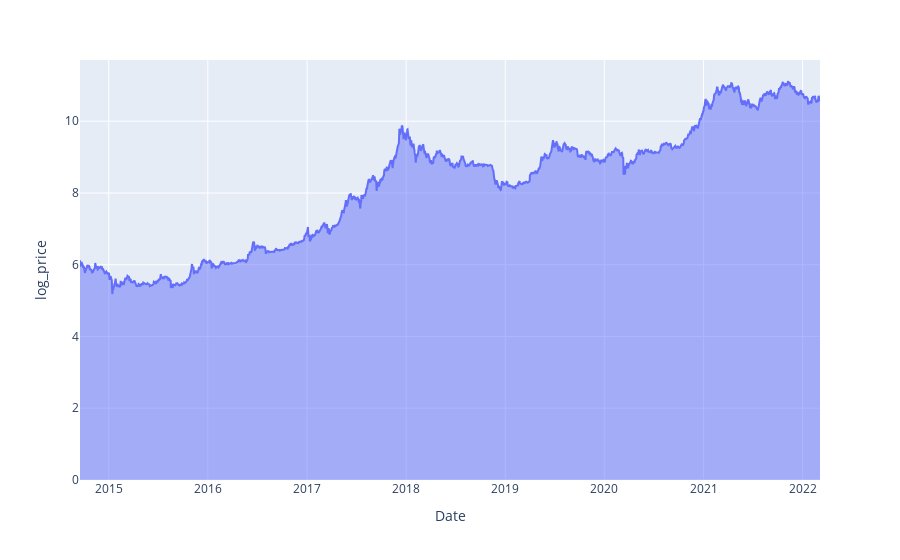

This figure's notebook cell:
### Code cell
# Taking the logs
btc['log_price'] = np.log(btc["Adj Close"])

px.area(btc,
        x=btc.index,
        y='log_price')

### Figure 1 — Plotly figure (JSON) as saved in the notebook; plotly's stock layout.template omitted (floating-point values rounded to 4 significant figures; data arrays with more than 128 entries replaced by an {"elided": "..."} marker saying what was removed)
{"data": [{"hovertemplate": "Date=%{x}<br>log_price=%{y}<extra></extra>", "legendgroup": "", "line": {"color": "#636efa"}, "marker": {"symbol": "circle"}, "mode": "lines", "name": "", "orientation": "v", "showlegend": false, "stackgroup": "1", "type": "scatter", "x": {"elided": "2726 str values"}, "xaxis": "x", "y": {"elided": "2726 float values"}, "yaxis": "y"}], "layout": {"legend": {"tracegroupgap": 0}, "margin": {"t": 60}, "xaxis": {"anchor": "y", "domain": [0, 1], "title": {"text": "Date"}}, "yaxis": {"anchor": "x", "domain": [0, 1], "title": {"text": "log_price"}}}}
